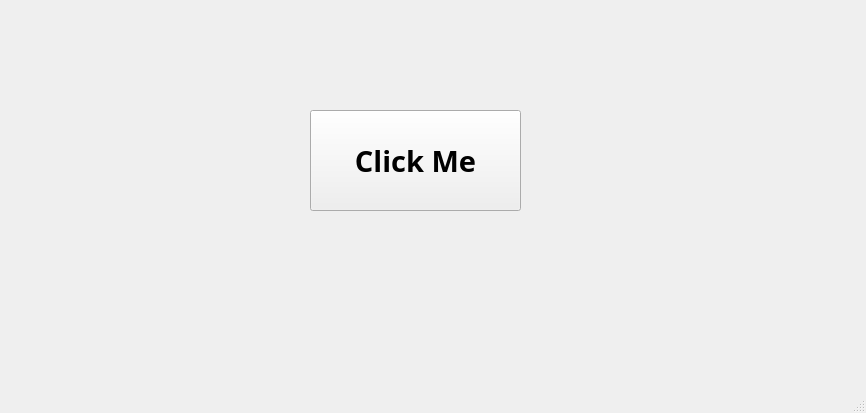
<?xml version="1.0" encoding="UTF-8"?>
<ui version="4.0">
 <class>MainWindow</class>
 <widget class="QMainWindow" name="MainWindow">
  <property name="geometry">
   <rect>
    <x>0</x>
    <y>0</y>
    <width>866</width>
    <height>413</height>
   </rect>
  </property>
  <property name="windowTitle">
   <string>MainWindow</string>
  </property>
  <widget class="QWidget" name="centralwidget">
   <widget class="QPushButton" name="pushButton">
    <property name="geometry">
     <rect>
      <x>310</x>
      <y>110</y>
      <width>211</width>
      <height>101</height>
     </rect>
    </property>
    <property name="font">
     <font>
      <family>Bahnschrift SemiBold</family>
      <pointsize>22</pointsize>
      <weight>75</weight>
      <bold>true</bold>
     </font>
    </property>
    <property name="text">
     <string>Click Me</string>
    </property>
   </widget>
  </widget>
  <widget class="QMenuBar" name="menubar">
   <property name="geometry">
    <rect>
     <x>0</x>
     <y>0</y>
     <width>866</width>
     <height>21</height>
    </rect>
   </property>
  </widget>
  <widget class="QStatusBar" name="statusbar"/>
 </widget>
 <resources/>
 <connections/>
</ui>
